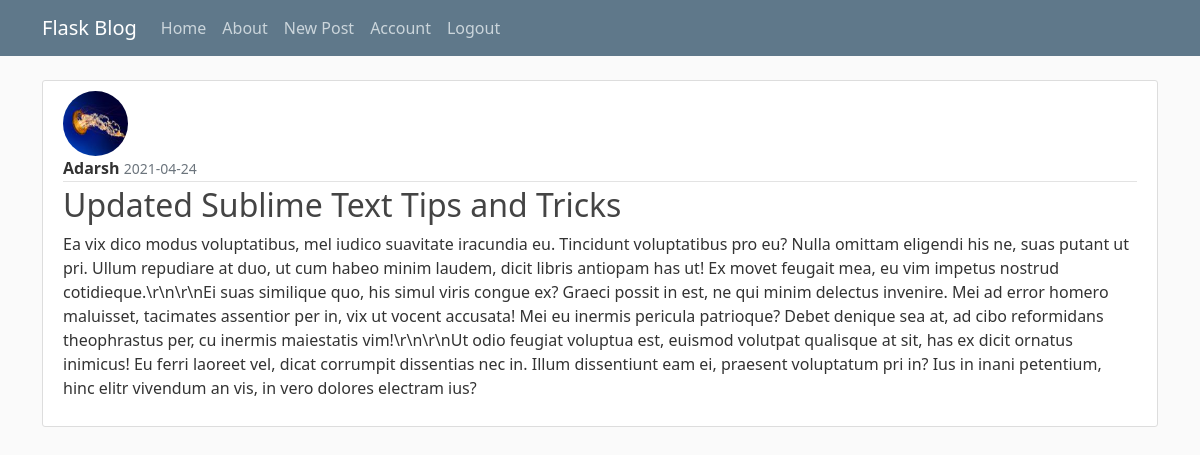
The app's page /post/6 (signed in) with its own data.
### demo/models.py (models this page shows, shortened)
class User(db.Model, UserMixin):
    id = db.Column(db.Integer, primary_key=True)
    username = db.Column(db.String(15), unique=True, nullable=False)
    email = db.Column(db.String(100), unique=True, nullable=False)
    image_file = db.Column(db.String(60), nullable=False, default='default.jpg')
    password = db.Column(db.String(60), nullable=False)
    posts = db.relationship('Post', backref='author', lazy=True)

class Post(db.Model):
    id = db.Column(db.Integer, primary_key=True)
    title = db.Column(db.String(100), nullable=False)
    date_posted = db.Column(db.DateTime, nullable=False, default=datetime.utcnow)
    content = db.Column(db.Text, nullable=False)
    user_id = db.Column(db.Integer, db.ForeignKey('user.id'), nullable=False)

### demo/posts/routes.py (the view)
@posts.route("/post/<int:post_id>")
@login_required
def post(post_id):
    post = Post.query.get_or_404(post_id)
    return render_template('post.html', title=post.title, post=post)

### demo/models.py (called while the page is built)
@login_manager.user_loader
def load_user(user_id):
    return User.query.get(int(user_id))

### demo/templates/post.html (shortened to what this page needs)
{% extends "layout.html" %}
{% block content %}
	<article class="media content-section">
    <img class="rounded-circle article-img" src="{{ url_for('static', filename='profile_pics/' + post.author.image_file) }}">
    <div class="media-body">
      <div class="article-metadata">
        <strong>{{ post.author.username }}</strong>
        <small class="text-muted">{{ post.date_posted.strftime('%Y-%m-%d') }}</small>
      </div>
      <h2>{{ post.title }}</h2>
      <p class="article-content">{{ post.content }}</p>
    </div>
  </article>
{% endblock %}

### demo/static/main.css (style rules this page uses)
body { background: #fafafa; color: #333333; margin-top: 5rem; }
h1, h2, h3, h4, h5, h6 { color: #444444; }
.content-section { background: #ffffff; padding: 10px 20px; border: 1px solid #dddddd; border-radius: 3px; margin-bottom: 20px; }
.article-content { white-space: pre-line; }
.article-img { height: 65px; width: 65px; margin-right: 16px; }
.article-metadata { padding-bottom: 1px; margin-bottom: 4px; border-bottom: 1px solid #e3e3e3 }

### records on screen
User: image_file (picture), author.username "Adarsh"
Post: date_posted "2021-04-24", title "Updated Sublime Text Tips and Tricks", content "Ea vix dico modus voluptatibus, mel iudico suavitate iracundia eu. Tincidunt voluptatibus pro eu? Nulla omittam eligendi his ne, suas putant ut pri. Ullum repudiare at duo, ut cum habeo minim laudem, dicit libris antiopam has ut! Ex movet feugait mea, eu vim impetus nostrud cotidieque.\\r\\n\\r\\nEi suas similique quo, his simul viris congue ex? Graeci possit in est, ne qui minim delectus invenire. Mei ad error homero maluisset, tacimates assentior per in, vix ut vocent accusata! Mei eu inermis pericula patrioque? Debet denique sea at, ad cibo reformidans theophrastus per, cu inermis maiestatis vim!\\r\\n\\r\\nUt odio feugiat voluptua est, euismod volutpat qualisque at sit, has ex dicit ornatus…"
